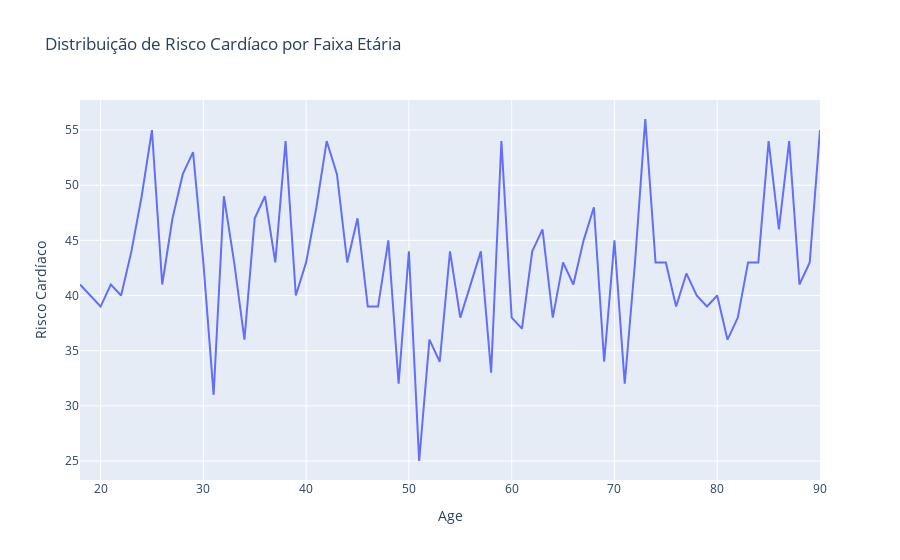

Notebook cell for this chart:
### Code cell
grouped_data = df.groupby('Age')['Heart Attack Risk'].sum().reset_index()

fig = px.line(
    grouped_data, 
    x='Age', 
    y='Heart Attack Risk', 
    labels={'Age Group': 'Faixa Etária', 'Heart Attack Risk': 'Risco Cardíaco'},
    title='Distribuição de Risco Cardíaco por Faixa Etária'
)

# Exibir o gráfico
fig.show()

### Figure 1 — Plotly figure (JSON) as saved in the notebook; plotly's stock layout.template omitted (floating-point values rounded to 4 significant figures)
{"data": [{"hovertemplate": "Age=%{x}<br>Risco Cardíaco=%{y}<extra></extra>", "legendgroup": "", "line": {"color": "#636efa", "dash": "solid"}, "marker": {"symbol": "circle"}, "mode": "lines", "name": "", "orientation": "v", "showlegend": false, "type": "scatter", "x": [18, 19, 20, 21, 22, 23, 24, 25, 26, 27, 28, 29, 30, 31, 32, 33, 34, 35, 36, 37, 38, 39, 40, 41, 42, 43, 44, 45, 46, 47, 48, 49, 50, 51, 52, 53, 54, 55, 56, 57, 58, 59, 60, 61, 62, 63, 64, 65, 66, 67, 68, 69, 70, 71, 72, 73, 74, 75, 76, 77, 78, 79, 80, 81, 82, 83, 84, 85, 86, 87, 88, 89, 90], "xaxis": "x", "y": [41, 40, 39, 41, 40, 44, 49, 55, 41, 47, 51, 53, 43, 31, 49, 43, 36, 47, 49, 43, 54, 40, 43, 48, 54, 51, 43, 47, 39, 39, 45, 32, 44, 25, 36, 34, 44, 38, 41, 44, 33, 54, 38, 37, 44, 46, 38, 43, 41, 45, 48, 34, 45, 32, 43, 56, 43, 43, 39, 42, 40, 39, 40, 36, 38, 43, 43, 54, 46, 54, 41, 43, 55], "yaxis": "y"}], "layout": {"autosize": true, "legend": {"tracegroupgap": 0}, "title": {"text": "Distribuição de Risco Cardíaco por Faixa Etária"}, "xaxis": {"anchor": "y", "autorange": true, "domain": [0, 1], "range": [18, 90], "title": {"text": "Age"}, "type": "linear"}, "yaxis": {"anchor": "x", "autorange": true, "domain": [0, 1], "range": [23.28, 57.72], "title": {"text": "Risco Cardíaco"}, "type": "linear"}}}
